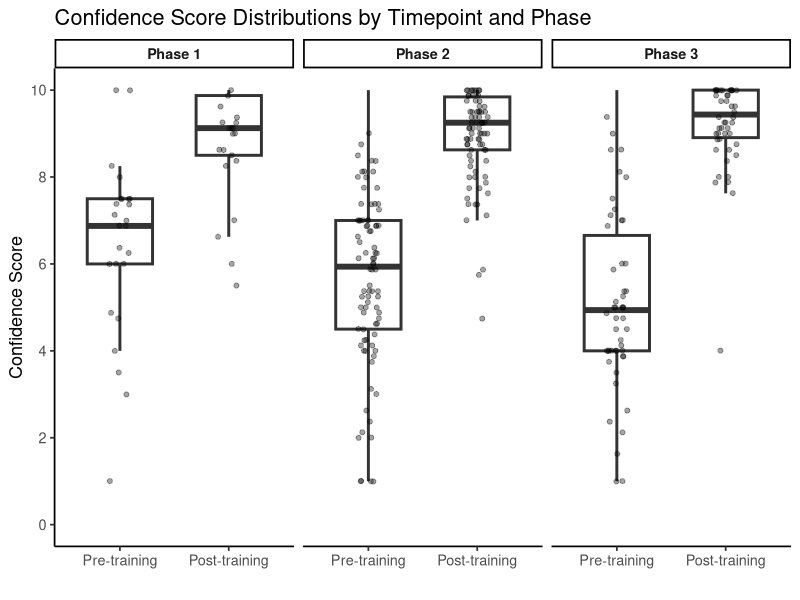
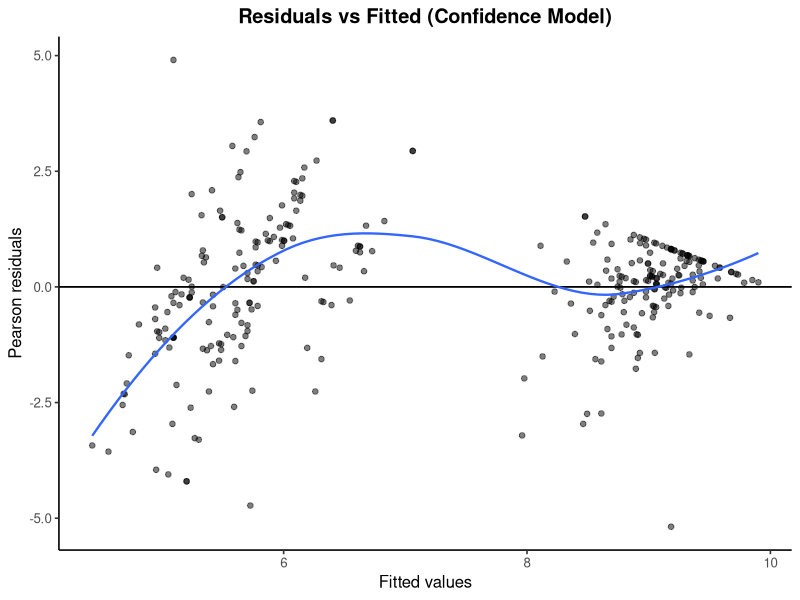
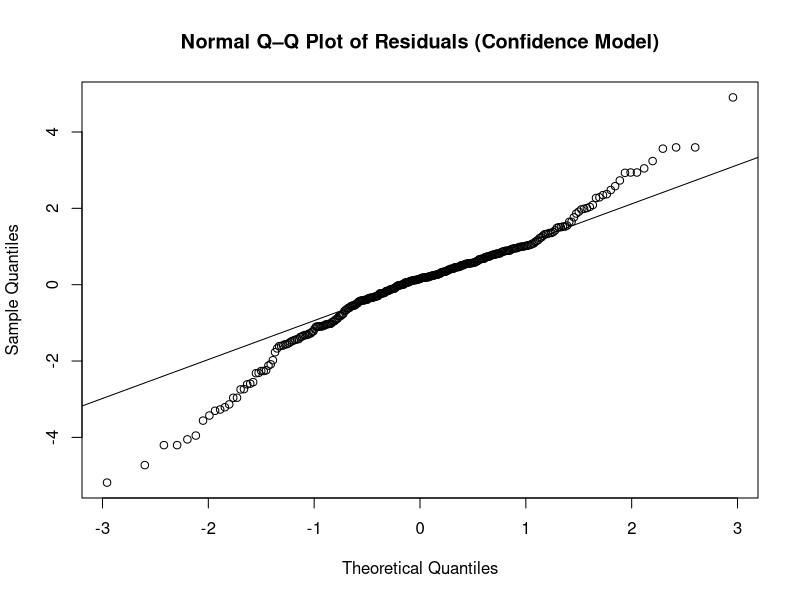
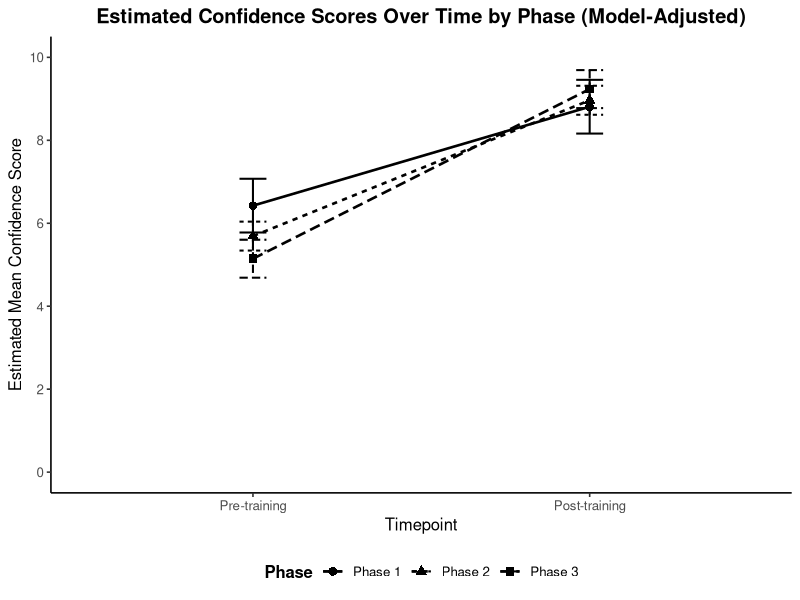
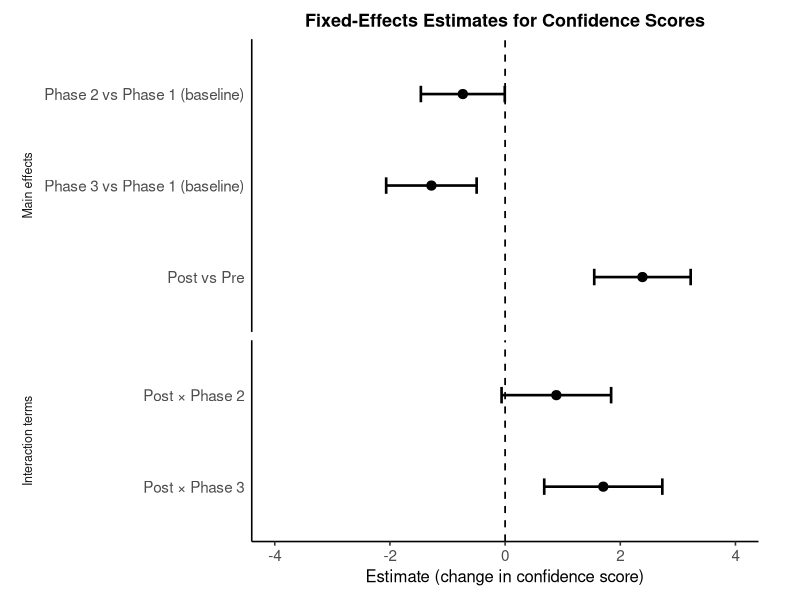
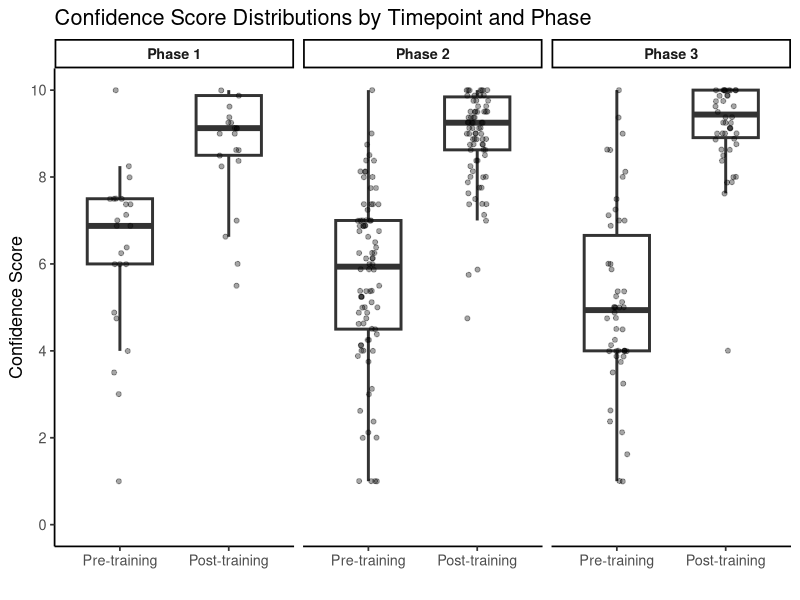
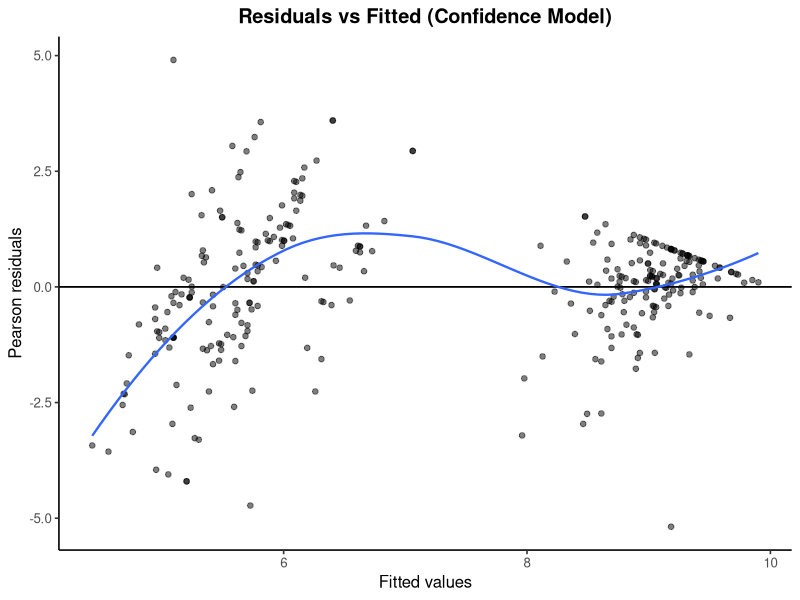
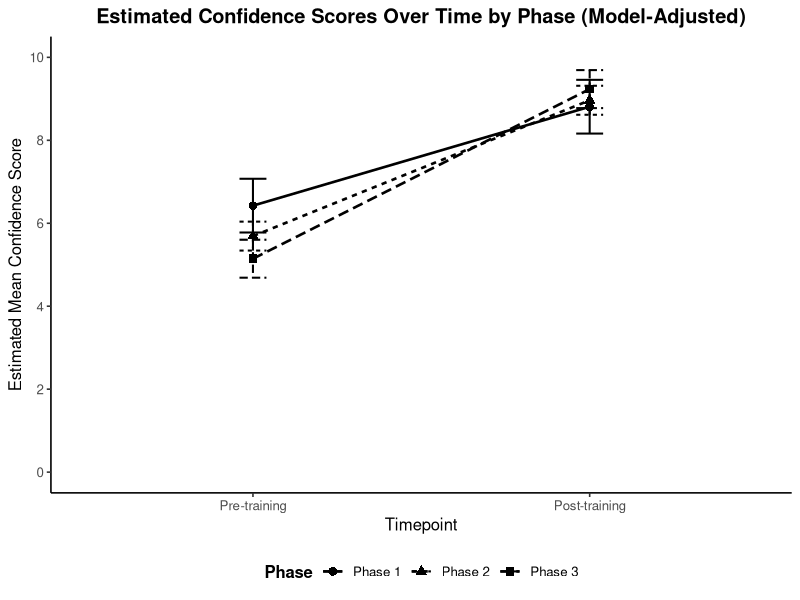

Source code (R) for these figures, in order:
###############################################
# Linear Mixed-Effects Model (LMM) Analysis
# Diabetes Management Training – Confidence Scores
#
# Goal (manuscript-ready workflow; consistent with Knowledge analysis):
#   1) Describe confidence score distributions over time (Pre, Post), overall and by Phase
#   2) Fit an LMM to test whether change over time differs by implementation Phase
#   3) Produce publishable outputs:
#        - Missingness summary
#        - Descriptive plots (box + jitter)
#        - Model diagnostics (residuals vs fitted; Q–Q)
#        - EMM (model-adjusted means) plot + EMM table
#        - Fixed-effects tables (full, reduced, selected)
#        - Forest plot of fixed effects (APA/clinical style)
#
# Key difference vs Knowledge:
#   - Confidence has only two timepoints (Pre, Post), so the model has fewer time terms.
#
# Reference categories (interpretation):
#   - Timepoint reference = Pre-training
#   - Phase reference     = Phase 1
###############################################

# -----------------------------
# 0) Setup
# -----------------------------
setwd("/Users/bryce/Desktop/SC_CTSI/Diabetes Prevention Management")

# -----------------------------
# 1) Libraries
# -----------------------------
library(lme4)
library(lmerTest)
library(dplyr)
library(readr)
library(emmeans)
library(ggplot2)
library(broom.mixed)

# -----------------------------
# 2) Read data (long format)
# -----------------------------
# Expected columns:
#   ID        : participant identifier
#   Phase     : Phase 1 / Phase 2 / Phase 3 (between-subject factor)
#   Timepoint : pretraining / posttraining (within-subject factor)
#   Confidence: confidence score (e.g., 0–10 scale)
conf_data <- read_csv("Confidence_long.csv")

# Quick integrity checks (QA)
head(conf_data)
str(conf_data)

# -----------------------------
# 3) Standardize factor coding + manuscript labels ONCE
# -----------------------------
time_levels_conf <- c("pretraining", "posttraining")
time_labels_conf <- c("Pre-training", "Post-training")

phase_levels <- c("Phase 1", "Phase 2", "Phase 3")
phase_labels <- c("Phase 1", "Phase 2", "Phase 3")

conf_data <- conf_data %>%
  mutate(
    ID         = factor(ID),
    Timepoint  = factor(Timepoint, levels = time_levels_conf), # Pre-training reference
    Phase      = factor(Phase, levels = phase_levels),         # Phase 1 reference
    Confidence = as.numeric(Confidence),
    
    # Plot-only labels
    Timepoint_label = factor(Timepoint, levels = time_levels_conf, labels = time_labels_conf),
    Phase_label     = factor(Phase,     levels = phase_levels,    labels = phase_labels)
  )

plot_data_conf <- conf_data %>% filter(!is.na(Confidence))

# -----------------------------
# 4) Missingness check (descriptive)
# -----------------------------
table(conf_data$Timepoint, is.na(conf_data$Confidence))

# -----------------------------
# 5) Fit candidate LMMs and test interaction (ML; not REML)
# -----------------------------
# Use ML (REML = FALSE) to compare models that differ in fixed effects.
conf_lmm_full <- lmer(
  Confidence ~ Timepoint * Phase + (1 | ID),
  data = conf_data,
  na.action = na.omit,
  REML = FALSE
)

conf_lmm_reduced <- lmer(
  Confidence ~ Timepoint + Phase + (1 | ID),
  data = conf_data,
  na.action = na.omit,
  REML = FALSE
)

# Likelihood ratio test (LRT) for interaction contribution
interaction_test_confidence <- anova(conf_lmm_reduced, conf_lmm_full)
interaction_test_confidence

# Select final model based on interaction LRT p-value
p_int_conf <- interaction_test_confidence$`Pr(>Chisq)`[2]
conf_lmm <- if (!is.na(p_int_conf) && p_int_conf < 0.05) conf_lmm_full else conf_lmm_reduced

cat(
  "\nFinal model selected:",
  if (identical(conf_lmm, conf_lmm_full)) "FULL (with interaction)" else "REDUCED (no interaction)",
  "\nInteraction LRT p-value:", p_int_conf, "\n\n"
)

summary(conf_lmm)

# -----------------------------
# 6) Descriptive distribution plot (box + jitter)
# -----------------------------
# Unadjusted visualization: shows medians/IQR and individual values by phase and timepoint.
# Tweaks for manuscript style:
#   - Reduced point size and alpha to limit overplotting (especially Phase 2).
#   - Keep boxplot prominent.
p_conf_box <- ggplot(plot_data_conf, aes(x = Timepoint_label, y = Confidence)) +
  geom_boxplot(outlier.shape = NA, width = 0.6, linewidth = 1) +
  geom_jitter(width = 0.10, alpha = 0.35, size = 1.4) +
  facet_wrap(~ Phase_label, nrow = 1) +
  scale_y_continuous(limits = c(0, 10), breaks = seq(0, 10, 2)) +
  labs(
    title = "Confidence Score Distributions by Timepoint and Phase",
    x = "",
    y = "Confidence Score"
  ) +
  theme_classic(base_size = 13) +
  theme(
    strip.text = element_text(face = "bold"),
    panel.grid = element_blank()
  )

p_conf_box

# -----------------------------
# 7) Model diagnostics (assumptions checks)
# -----------------------------
# Replace base diagnostic scatter with ggplot version for consistent export and readability.
diag_df_conf <- data.frame(
  fitted = fitted(conf_lmm),
  resid  = resid(conf_lmm, type = "pearson")
)

p_conf_resid <- ggplot(diag_df_conf, aes(x = fitted, y = resid)) +
  geom_hline(yintercept = 0, linewidth = 0.6) +
  geom_point(size = 1.6, alpha = 0.5) +
  geom_smooth(method = "loess", se = FALSE, linewidth = 0.8) +
  labs(
    title = "Residuals vs Fitted (Confidence Model)",
    x = "Fitted values",
    y = "Pearson residuals"
  ) +
  theme_classic(base_size = 12) +
  theme(plot.title = element_text(face = "bold", hjust = 0.5))

p_conf_resid

# Q–Q plot (base R is acceptable; title clarified for manuscript consistency)
qqnorm(resid(conf_lmm), main = "Normal Q–Q Plot of Residuals (Confidence Model)")
qqline(resid(conf_lmm))

# -----------------------------
# 8) Estimated Marginal Means (EMMs) + plot (model-adjusted)
# -----------------------------
emm_conf <- emmeans(conf_lmm, ~ Timepoint | Phase)

emm_conf_df <- as.data.frame(emm_conf) %>%
  mutate(
    Timepoint_label = factor(Timepoint, levels = time_levels_conf, labels = time_labels_conf),
    Phase_label     = factor(Phase,     levels = phase_levels,     labels = phase_labels)
  )

emm_conf_df

# Manuscript-style EMM plot:
#   - Avoid reliance on color; use linetype + shape with black ink.
#   - Classic theme; legend moved to bottom.
p_conf_emm <- ggplot(
  emm_conf_df,
  aes(
    x = Timepoint_label, y = emmean,
    group = Phase_label,
    linetype = Phase_label,
    shape = Phase_label
  )
) +
  geom_line(linewidth = 0.9, color = "black") +
  geom_point(size = 2.6, color = "black") +
  geom_errorbar(aes(ymin = lower.CL, ymax = upper.CL), width = 0.08, linewidth = 0.7, color = "black") +
  scale_y_continuous(limits = c(0, 10), breaks = seq(0, 10, 2)) +
  labs(
    title = "Estimated Confidence Scores Over Time by Phase (Model-Adjusted)",
    x = "Timepoint",
    y = "Estimated Mean Confidence Score",
    linetype = "Phase",
    shape = "Phase"
  ) +
  theme_classic(base_size = 12) +
  theme(
    plot.title = element_text(face = "bold", hjust = 0.5),
    legend.position = "bottom",
    legend.title = element_text(face = "bold")
  )

p_conf_emm

# -----------------------------
# 9) Fixed effects tables (FULL, REDUCED, SELECTED)
# -----------------------------
conf_fixef_tbl_full <- broom.mixed::tidy(conf_lmm_full, effects = "fixed", conf.int = TRUE) %>%
  transmute(
    Effect   = term,
    Estimate = estimate,
    SE       = std.error,
    DF       = df,
    tValue   = statistic,
    pValue   = p.value,
    CI_Lower = conf.low,
    CI_Upper = conf.high
  ) %>%
  mutate(across(where(is.numeric), ~ round(.x, 3)))

conf_fixef_tbl_reduced <- broom.mixed::tidy(conf_lmm_reduced, effects = "fixed", conf.int = TRUE) %>%
  transmute(
    Effect   = term,
    Estimate = estimate,
    SE       = std.error,
    DF       = df,
    tValue   = statistic,
    pValue   = p.value,
    CI_Lower = conf.low,
    CI_Upper = conf.high
  ) %>%
  mutate(across(where(is.numeric), ~ round(.x, 3)))

conf_fixef_tbl_selected <- broom.mixed::tidy(conf_lmm, effects = "fixed", conf.int = TRUE) %>%
  transmute(
    Effect   = term,
    Estimate = estimate,
    SE       = std.error,
    DF       = df,
    tValue   = statistic,
    pValue   = p.value,
    CI_Lower = conf.low,
    CI_Upper = conf.high
  ) %>%
  mutate(across(where(is.numeric), ~ round(.x, 3)))

conf_fixef_tbl_full
conf_fixef_tbl_reduced
conf_fixef_tbl_selected

# -----------------------------
# 10) Forest plot of fixed effects (APA/clinical style)
# -----------------------------
# Key change for consistency:
#   - Build the forest plot from the SELECTED model (conf_lmm), not always the full model.
#   - Term mapping adapts automatically depending on whether interaction terms exist.

forest_data_conf <- broom.mixed::tidy(conf_lmm, effects = "fixed", conf.int = TRUE) %>%
  filter(term != "(Intercept)") %>%
  mutate(
    term_clean = case_when(
      term == "PhasePhase 2" ~ "Phase 2 vs Phase 1 (baseline)",
      term == "PhasePhase 3" ~ "Phase 3 vs Phase 1 (baseline)",
      term == "Timepointposttraining" ~ "Post vs Pre",
      term == "Timepointposttraining:PhasePhase 2" ~ "Post × Phase 2",
      term == "Timepointposttraining:PhasePhase 3" ~ "Post × Phase 3",
      TRUE ~ term
    ),
    block = ifelse(grepl("×", term_clean), "Interaction terms", "Main effects"),
    block = factor(block, levels = c("Main effects", "Interaction terms"))
  )

# Order only the terms that are present (prevents errors if reduced model was selected)
preferred_order_conf <- c(
  "Phase 2 vs Phase 1 (baseline)",
  "Phase 3 vs Phase 1 (baseline)",
  "Post vs Pre",
  "Post × Phase 2",
  "Post × Phase 3"
)

present_terms <- preferred_order_conf[preferred_order_conf %in% forest_data_conf$term_clean]
forest_data_conf <- forest_data_conf %>%
  mutate(term_clean = factor(term_clean, levels = rev(present_terms)))

# Symmetric x-limits around 0; clean tick spacing
lim_conf <- max(abs(c(forest_data_conf$conf.low, forest_data_conf$conf.high)), na.rm = TRUE)
lim_conf <- ceiling(lim_conf)

p_conf_forest <- ggplot(forest_data_conf, aes(x = estimate, y = term_clean)) +
  geom_vline(xintercept = 0, linetype = "dashed", linewidth = 0.6) +
  geom_errorbarh(aes(xmin = conf.low, xmax = conf.high), height = 0.18, linewidth = 0.9) +
  geom_point(size = 2.8) +
  facet_grid(block ~ ., scales = "free_y", space = "free_y", switch = "y") +
  scale_x_continuous(
    limits = c(-lim_conf, lim_conf),
    breaks = seq(-lim_conf, lim_conf, by = 2)
  ) +
  labs(
    title = "Fixed-Effects Estimates for Confidence Scores",
    x = "Estimate (change in confidence score)",
    y = NULL
  ) +
  theme_classic(base_size = 12) +
  theme(
    plot.title = element_text(face = "bold", size = 13, hjust = 0.5),
    axis.text.y = element_text(size = 11, lineheight = 1.1),
    axis.text.x = element_text(size = 11),
    axis.ticks.y = element_blank(),
    strip.background = element_blank(),
    strip.placement = "outside",
    strip.text.y.left = element_text(face = "plain", size = 9),
    plot.margin = margin(10, 30, 10, 10)
  )

p_conf_forest

# -----------------------------
# Optional exports (tables)
# -----------------------------
# write.csv(conf_fixef_tbl_full,     "Confidence_FixedEffectsTable_FULL.csv",     row.names = FALSE)
# write.csv(conf_fixef_tbl_reduced,  "Confidence_FixedEffectsTable_REDUCED.csv",  row.names = FALSE)
# write.csv(conf_fixef_tbl_selected, "Confidence_FixedEffectsTable_SELECTED.csv", row.names = FALSE)

# -----------------------------
# 11) Export key plots to PNG (standardized)
# -----------------------------
fig_dir <- "figures_png_confidence"
if (!dir.exists(fig_dir)) dir.create(fig_dir, recursive = TRUE)

plots_to_save <- list(
  "confidence_box_by_phase_time"    = p_conf_box,
  "confidence_residuals_vs_fitted"  = p_conf_resid,
  "confidence_emm_by_phase"         = p_conf_emm,
  "confidence_forest_fixed_effects" = p_conf_forest
)

for (nm in names(plots_to_save)) {
  ggsave(
    filename = file.path(fig_dir, paste0(nm, ".png")),
    plot     = plots_to_save[[nm]],
    device   = "png",
    width    = 7,
    height   = 4.5,
    units    = "in",
    dpi      = 300,
    bg       = "white"
  )
}

message("Saved ", length(plots_to_save), " plots to: ", normalizePath(fig_dir))
###############################################
